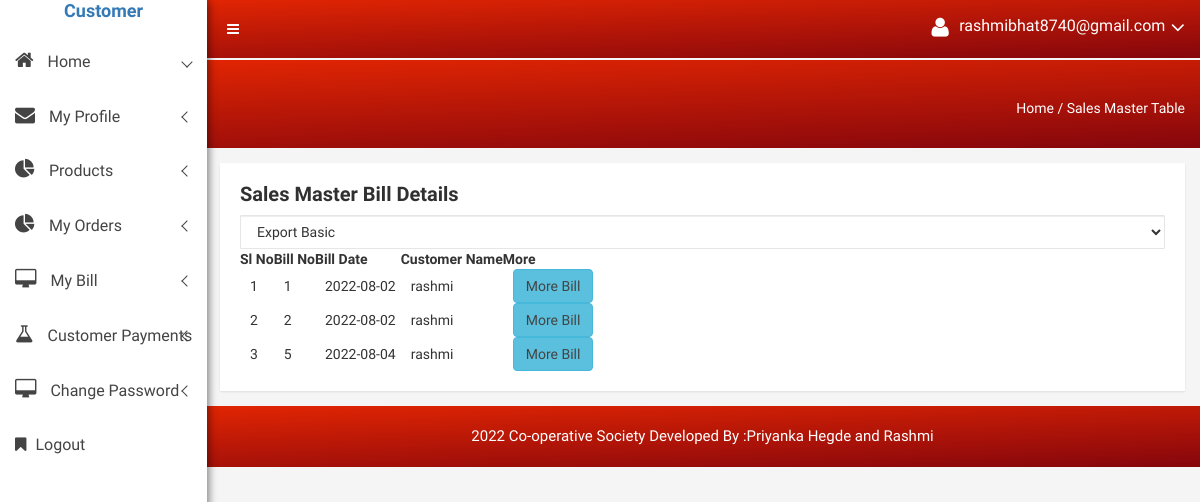
Page /customer/sales_master_view.php (signed in) on the committed database.
### tables this page shows
CREATE TABLE `sales_master` (
  `sales_master_id` int(140) NOT NULL,
  `date` date NOT NULL,
  `customer_id` int(11) NOT NULL
);

CREATE TABLE `customer_details` (
  `customer_id` int(90) NOT NULL,
  `customer_name` varchar(100) NOT NULL,
  `customer_address` varchar(200) NOT NULL,
  `customer_city` varchar(250) NOT NULL,
  `contact_number` varchar(12) NOT NULL,
  `email` varchar(110) NOT NULL
);

### customer/sales_master_view.php (the view, shortened to what this page needs)
<?php include('meta_tag.php'); ?>
<body>
  <?php include('sidebar.php'); ?>
            <div class="breadcome-area">
                <div class="container-fluid">
                    <div class="row">
                        <div class="col-lg-12 col-md-12 col-sm-12 col-xs-12">
                            <div class="breadcome-list single-page-breadcome">
                                <div class="row">
                                    <div class="col-lg-6 col-md-6 col-sm-6 col-xs-6">
                                    </div>
                                    <div class="col-lg-6 col-md-6 col-sm-6 col-xs-6">
                                        <ul class="breadcome-menu">
                                            <li><a href="#">Home</a> <span class="bread-slash">/</span>
                                            </li>
                                            <li><span class="bread-blod">Sales Master Table</span>
                                            </li>
                                        </ul>
                                    </div>
                                </div>
                            </div>
                        </div>
                    </div>
                </div>
            </div>
        </div>
        <div class="data-table-area mg-tb-15">
            <div class="container-fluid">
                <div class="row">
                    <div class="col-lg-12 col-md-12 col-sm-12 col-xs-12">
                        <div class="sparkline13-list">
                            <div class="sparkline13-hd">
                                <div class="main-sparkline13-hd">
                                    <h1>Sales Master <span class="table-project-n">Bill</span> Details</h1>
                                </div>
                            </div>
                            <div class="sparkline13-graph">
                                <div class="datatable-dashv1-list custom-datatable-overright">
                                    <div id="toolbar">
                                        <select class="form-control">
												<option value="">Export Basic</option>
											</select>
                                    </div>
                                    <table  id="table" data-toggle="table" data-pagination="true" data-search="true" data-show-columns="true" data-show-pagination-switch="true" data-show-refresh="true" data-key-events="true" data-show-toggle="true" data-resizable="true" data-cookie="true"
                                        data-cookie-id-table="saveId" data-show-export="true" data-click-to-select="true" data-toolbar="#toolbar">
									  <thead>
      <tr>
      <th >Sl No</th>
	   <th >Bill No</th>
      <th >Bill Date </th>
      <th >Customer Name</th>
      <th>More </th>
    </tr>
	</thead>
	<body>
	<?php
	include('database.php');
	$slno=0;
$uname=$_SESSION['uname'];
$sql="select * from  sales_master sm, customer_details cd where sm.customer_id=cd.customer_id and cd.email='$uname'";
   $res=mysqli_query($conn,$sql);
		while($row=mysqli_fetch_array($res))
  {
  $slno=$slno+1;
  $bmid=$row["sales_master_id"];
  $dat=$row["date"];
  $cust_id=$row["customer_id"];
  $cust_name=$row["customer_name"];
  ?>
    <tr>
	 <td><?php echo $slno; ?></td>
      <td><?php echo $bmid; ?></td>
	   <td><?php echo $dat; ?></td>
	  <td><?php echo $cust_name; ?></td>
	 <td><div ><a class="btn btn-info" href="bill_details_more.php?bmid=<?php echo $bmid; ?>&dat=<?php echo $dat; ?>&cust_id=<?php  echo $cust_id; ?>">More Bill</a><strong></stong></div></td>
    </tr>
	<?php
	}
  ?>
   </body>
      </table>
                                </div>
                            </div>
                        </div>
                    </div>
                </div>
            </div>
        </div>
        <?php include('footer.php'); ?>
</html>

### customer/css/main.css (style rules this page uses)
html { color: #222; font-size: 1em; line-height: 1.4; }

### customer/style.css (style rules this page uses)
html, body { height: 100%; font-family: 'Play', sans-serif;font-weight:400;background:#f5f5f5; }
h1, h2, h3, h4, h5, h6 { margin: 0 0 10px; font-weight:700; }
ul { list-style: outside none none; margin: 0; padding: 0 }
.mg-tb-15 { margin:15px 0px; }
.breadcome-list { padding-top:30px; padding-bottom:100px; }
.form-control { background-color: #FFFFFF; background-image: none; border: 1px solid #e5e6e7; border-radius: 1px; color: inherit; display: block; padding: 6px 12px; transition: border-color 0.15s ease-in-out 0s, box-shadow 0.15s ease-in-out 0s; width: 100%; }
ul.breadcome-menu { padding-top: 8px; }
ul.breadcome-menu { text-align: right; }
ul.breadcome-menu li { font-size: 14px; display: inline-block; color:#fff; }
ul.breadcome-menu li a { color:#fff; }
.product-sales-chart, .analytics-info-cs, .tranffic-als-inner, .analytics-rounded, .single-new-trend, .personal-info-wrap, .author-widgets-single, .calender-inner, .product-status-wrap, .review-tab-pro-inner, .income-dashone-total, .analytics-adminpro-wrap, .analytics-sparkle-line, .analysis-progrebar, .sparkline8-list, .sparkline9-list, .sparkline7-list, .sparkline10-list, .sparkline12-list, .sparkline13-list, .sparkline14-list, .sparkline13-list, .sparkline11-list, .x-editable-list, .code-editor-single, .blog-details-inner, .charts-single-pro, .about-sparkline, .sparkline-list, .button-ad-wrap, .tab-content-details, .sparkline16-list, .sparkline15-list, .tinymce-single { padding:20px; background:#fff; -webkit-box-shadow: 0px 1px 2px 0px rgba(0, 0, 0, 0.1); box-shadow: 0px 1px 2px 0px rgba(0, 0, 0, 0.1); }
.breadcome-list.single-page-breadcome { padding-top: 30px; padding-bottom: 30px; }
.main-sparkline8-hd h1, .main-sparkline9-hd h1, .main-spark7-hd h1, .main-sparkline10-hd h1, .main-sparkline11-hd h1, .main-sparkline12-hd h1, .main-sparkline13-hd h1, .main-sparkline14-hd h1 { font-size:20px; color:#303030; }
.custom-datatable-overright table tbody tr td a { color: #444; font-size: 14px; }
.custom-datatable-overright table tbody tr td { padding-left: 10px !important; padding-right: 5px !important; font-size: 14px; text-align: left; }

### rows in the picture
sales_master: sales_master_id "1", date "2022-08-02", customer.customer_name "rashmi"
sales_master: sales_master_id "2", date "2022-08-02", customer.customer_name "rashmi"
sales_master: sales_master_id "5", date "2022-08-04", customer.customer_name "rashmi"

### other values in the picture
$_SESSION['uname'] "rashmibhat8740@gmail.com"
